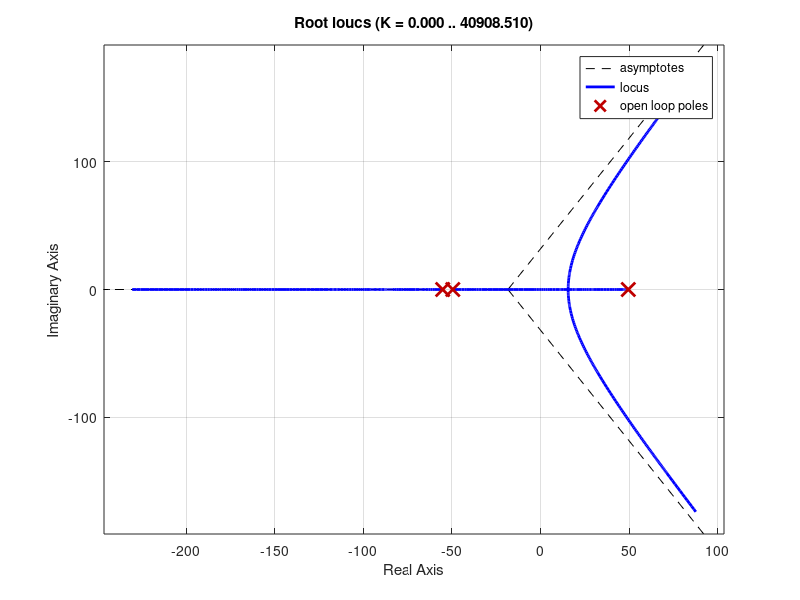
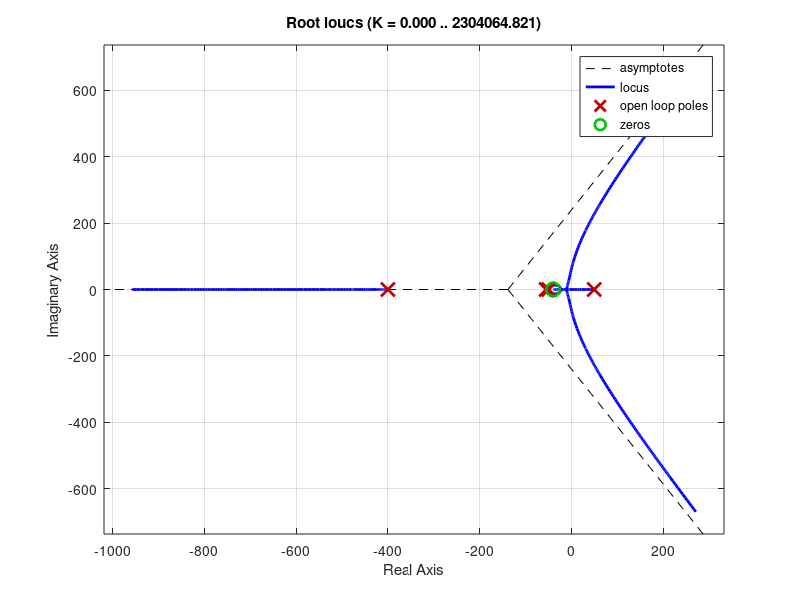
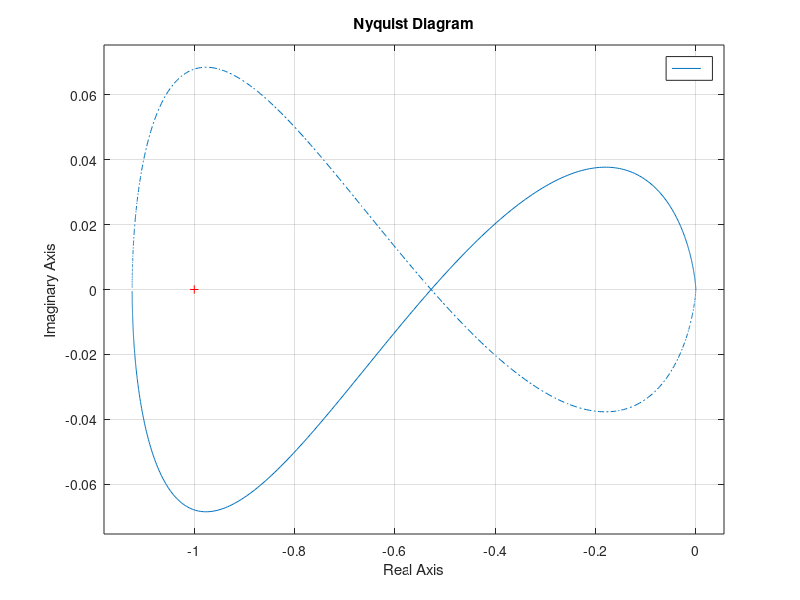
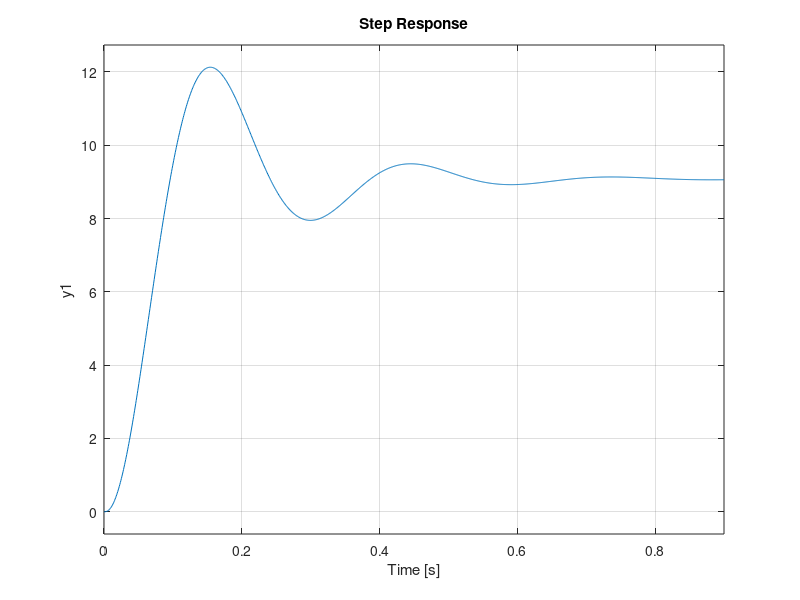

Reproduce these figures in MATLAB, in order.
%%% New transfer function dynamics derivation
% trying to successfully implement lead compensator
% https://ieeexplore.ieee.org/stamp/stamp.jsp?tp=&arnumber=5570565

% Good resource for discrete time control systems
% https://idsc.ethz.ch/content/dam/ethz/special-interest/mavt/dynamic-systems-n-control/idsc-dam/Lectures/Digital-Control-Systems/Slides_DigReg_2013.pdf

clear, clc, close all

% flags
F_PRINT_FIGS = 1;

%%% define model parameters
K = 9.7091e-06; % [N-A^2/m^2], electromechanical constant
m = 0.006;  % [kg]        
x0 = 8 * 1e-3; % [mm] -> [m], commanded equilibrium position of ball
g = 9.81; % [m/s^2]
L = 0.14485; % H
R = 8; % Ohm

%%% calculate other constants
i0 = sqrt( m*g*x0^2 / K ); % A
a = 2*K*i0^2 / ( m*x0^3 );
b = 2*K*i0 / ( m*x0^2 ); % TODO need to bookkeep a negative somewhere.
                         % seems like there is a negative number messing
                         % up my derivation. When I get rid of the negative
                         % in front of b, it fixes the root locus.

%%% write out Laplace transforms
s = tf('s');
P1 = ( 1 ) / ( L*s + R );
P2 = ( b ) / ( s^2 - a );

G = (( s + 40 ) / ( s + 400 )); % Wong 1986

if F_PRINT_FIGS
    figure, rlocus(P1*P2)
    figure, rlocus(G*P1*P2)
end

k = 7e3;

if F_PRINT_FIGS
    figure, nyquist(k*G*P1*P2)
    figure, step( feedback(P1*P2*G*k, 1) )
end

%%% Determine saturation limits
v0 = i0*R;
V_MAX = 20;
vmin = -v0;
vmax = V_MAX - v0;


%%% change controller to discrete time
Ts = 5e-4; % typical loop/sampling frequency -- TODO experiment with different values of this
sys_d = c2d(G, Ts);


